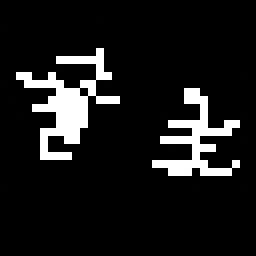
#> input picture img/doublepasstest.jpeg, 32 x 32 px (shown 8 times larger)
$ python Double-Pass4c.py
#> lines starting #> are read from the running program, lines starting #| are printed output that depends on the picture; after the words box and inside, x2 and y2 are one past the last pixel; in counts of white or black regions, pixels touching at a corner belong together
import matplotlib.pyplot as plt
import numpy as np
import cv2

def showImage(title, image, pos = 111, effect = None):
    plot = plt.subplot(pos)
    plot.set_yticks([])
    plot.set_xticks([])
    plot.set_title(title)
    plot.imshow(image, cmap = effect)

def linksUnion(links, north, west):
    for i in range(len(links[max(north, west) - 1])):
        if(not(links[max(north, west) - 1][i] in links[min(north, west) - 1])):
            links[links[min(north, west) - 1][0] - 1].append(links[max(north, west) - 1][i])
    links[max(north, west) - 1][0] = min(north, west)
    return links

def fisrtPass(image):
    result = np.array(image)
    result[result < 128] = 0
    result[result >= 128] = 255
    currentLabel = 0
    links = []
    showImage("Original image", cv2.cvtColor(result, cv2.COLOR_GRAY2BGR), 121)
    for y in range(1, image.shape[0]):
        for x in range(1, image.shape[1]):
            #print(links)
            north = result[y - 1, x]
            west = result[y, x - 1]
            if(result[y, x] > 250):
                if(north == 0 and west == 0):
                    currentLabel += 1
                    links.append([currentLabel])
                    result[y, x] = currentLabel
                elif(north == 0 and west != 0):
                    result[y, x] = result[y, x - 1]
                elif(north != 0 and west == 0 or north == west):
                    result[y, x] = result[y - 1, x]
                else:
                    result[y, x] = min(north, west)
                    links = linksUnion(links, north, west)
            else:
                result[y, x] = 0
    for i in range(len(links) - 1, 0, -1):
        if(links[i][0] != i + 1):
            links.pop(i)
    print(links)
    return result, links

def secondPass(image, links):
    result = np.array(image)
    for y in range(image.shape[0]):
        for x in range(image.shape[1]):
            for i in range(len(links)):
                if(result[y, x] in links[i]):
                    result[y, x] = links[i][0]*10
    return result, links

img = cv2.cvtColor(cv2.imread("img/doublepasstest.jpeg"), cv2.COLOR_BGR2GRAY)
#> img: shape (32, 32); min 0, max 255, mean 25.7
img, links = fisrtPass(img)
#> in fisrtPass, `result[result < 128] = 0`: result: shape (32, 32); min 0, max 255, mean 25.6
#> in fisrtPass, `result[result >= 128] = 255`: result: shape (32, 32); 10.1% white in thin lines or dots, all inside (x1, y1, x2, y2) = (2, 6, 30, 22)
#> after the loop in fisrtPass, `for y in range(1, image.shape[0]):`:
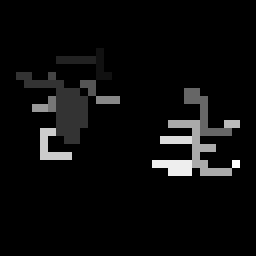
#> result: shape (32, 32) (shown 8 times larger); min 0, max 15, mean 0.695; drawn with min black and max white
#> after the loop in fisrtPass, `for y in range(1, image.shape[0]):`: currentLabel = 15; links = [[1, 2], [1], [3, 4, 7, 9, 12], [3], [5], [6, 10, 11, 13, 14], [3], [8], [7], [6], [6], [3], [10], [10], [15]]
#> the loop in fisrtPass, `for i in range(len(links) - 1, 0, -1):` made 14 passes
#> i on passes 1, 2, 3, 4, 5, 6, 7, 9, 10, 11, 12, 13: 14, 13, 12, 11, 10, 9, 8, 6, 5, 4, 3, 2
#> after the loop in fisrtPass, `for i in range(len(links) - 1, 0, -1):`: links = [[1, 2], [3, 4, 7, 9, 12], [5], [6, 10, 11, 13, 14], [8], [15]]
#| [[1, 2], [3, 4, 7, 9, 12], [5], [6, 10, 11, 13, 14], [8], [15]]
img, links = secondPass(img, links)
#> after the loop in secondPass, `for y in range(image.shape[0]):`:
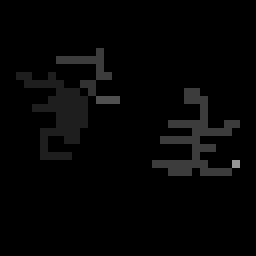
#> result: shape (32, 32) (shown 8 times larger); 10.06% of pixels changed, all inside (x1, y1, x2, y2) = (2, 6, 30, 22)
showImage("Labelled", cv2.cvtColor(img, cv2.COLOR_GRAY2BGR), 122)
plt.show()
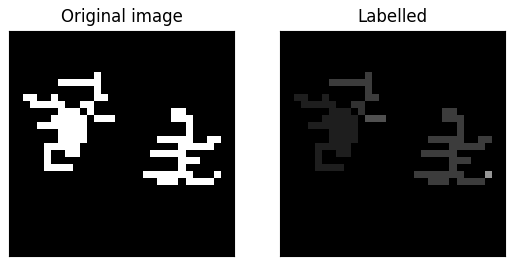
#> figure drawn by matplotlib, 2 panels
